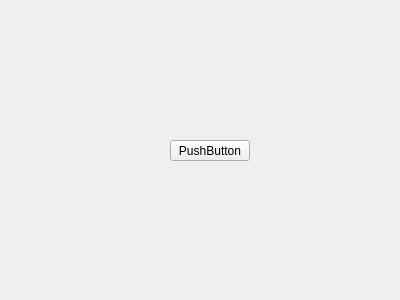
<?xml version="1.0" encoding="UTF-8"?>
<ui version="4.0">
 <class>Form</class>
 <widget class="QWidget" name="Form">
  <property name="geometry">
   <rect>
    <x>0</x>
    <y>0</y>
    <width>400</width>
    <height>300</height>
   </rect>
  </property>
  <property name="windowTitle">
   <string>Form</string>
  </property>
  <widget class="QPushButton" name="pushButton">
   <property name="geometry">
    <rect>
     <x>170</x>
     <y>140</y>
     <width>80</width>
     <height>21</height>
    </rect>
   </property>
   <property name="text">
    <string>PushButton</string>
   </property>
  </widget>
 </widget>
 <resources/>
 <connections/>
</ui>
